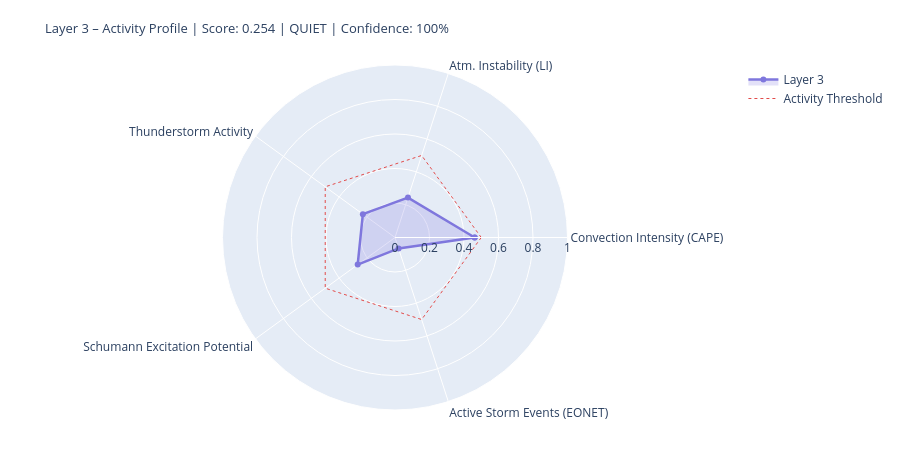

Write notebook code for a chart like this one.
### Markdown cell above
---
## 4. State Assessment & Handoff to Layer 4/5

### Code cell
# ============================================================
# LAYER-3-SCORE
# Five dynamic components
# ============================================================

def norm(v, lo, hi):
    if v is None or (isinstance(v, float) and math.isnan(v)): return None
    return round(max(0.0, min(1.0, (v - lo) / (hi - lo))), 4)

# --- 1) Convection intensity (global CAPE mean) ---
cape_mean = df_atm['cape'].dropna().mean() if not df_atm.empty else None
conv_score = norm(cape_mean, 0, 3000)
conv_src   = 'primary' if cape_mean is not None else 'missing'

# --- 2) Atmospheric instability (LI mean) ---
li_mean   = df_atm['li'].dropna().mean() if not df_atm.empty else None
# Negative LI = unstable → higher score
instab_score = norm(-li_mean if li_mean is not None else None, -6, 6)
instab_src   = 'primary' if li_mean is not None else 'missing'

# --- 3) Thunderstorm activity (mean thunder score + WMO count) ---
thunder_mean = df_atm['thunder_score'].mean() if not df_atm.empty else None
n_thunder    = int(df_atm['thunderstorm'].sum()) if not df_atm.empty else 0
thunder_score_val = norm(
    (thunder_mean or 0) * 0.7 + n_thunder * 0.1, 0, 1.0
) if thunder_mean is not None else None
thunder_src = 'primary'

# --- 4) Schumann excitation potential (weighted Schumann contribution) ---
schumann_pot = df_atm['schumann_contribution'].mean() if not df_atm.empty else None
# Boosted by Layer-2 thunderstorm trigger
if schumann_pot is not None and l2_thunder:
    schumann_pot = min(1.0, schumann_pot * 1.2)
schumann_score = norm(schumann_pot, 0, 1.0) if schumann_pot is not None else None
schumann_src   = 'derived'

# --- 5) Storm activity (NASA EONET) ---
# Distinction: None = data not loaded, 0.0 = loaded but no events
storm_score = None
storm_src   = 'missing'
if raw.get('storms') is not None:          # API reached successfully
    storm_score = norm(len(storm_events), 0, 30) if storm_events else 0.0
    storm_src   = 'primary'

# X-Ray and Kp: context only, not in dynamic score
# (X-Ray = Layer-0/4 driver; Kp = geomagnetic index, not a lightning proxy)
xray_context = None
if raw.get('xray'):
    df_xc = pd.DataFrame(raw['xray'])
    fc = next((c for c in df_xc.columns
               if any(k in c.lower() for k in ['flux','long']) and 'time' not in c.lower()),
              df_xc.columns[1])
    df_xc[fc] = pd.to_numeric(df_xc[fc], errors='coerce')
    xray_last = df_xc[fc].dropna().iloc[-1] if not df_xc[fc].dropna().empty else None
    if xray_last:
        xray_class = ('X' if xray_last>=1e-4 else 'M' if xray_last>=1e-5
                      else 'C' if xray_last>=1e-6 else 'B')
        xray_context = {'flux': float(xray_last), 'class': xray_class}
        print(f'X-Ray context: {xray_class}-class ({xray_last:.2e} W/m²)')

# --- Aggregate ---
COMPONENTS = {
    'Convection Intensity (CAPE)':  {'score': conv_score,       'source': conv_src,    'dynamic': True},
    'Atm. Instability (LI)':         {'score': instab_score,     'source': instab_src,  'dynamic': True},
    'Thunderstorm Activity':              {'score': thunder_score_val, 'source': thunder_src, 'dynamic': True},
    'Schumann Excitation Potential':   {'score': schumann_score,   'source': schumann_src,'dynamic': True},
    'Active Storm Events (EONET)': {'score': storm_score,      'source': storm_src,   'dynamic': True},
}

available   = {k: v['score'] for k, v in COMPONENTS.items() if v['score'] is not None}
unavailable = [k for k, v in COMPONENTS.items() if v['score'] is None]
layer3_score = round(sum(available.values()) / len(available), 4) if available else None
confidence   = round(len(available) / len(COMPONENTS), 2)
level = ('unknown' if layer3_score is None
         else 'quiet'   if layer3_score < 0.3
         else 'moderate' if layer3_score < 0.6
         else 'active')
dominant_l3 = max(available, key=available.get) if available else 'none'

# --- Ausgabe ---
W = 68
print('=' * W)
print('LAYER 3 – ATMOSPHERE / WEATHER / THUNDERSTORMS – STATE ASSESSMENT')
print('=' * W)
for name, comp in COMPONENTS.items():
    s = comp['score']
    if s is not None:
        bar = '█' * int(s * 20) + '░' * (20 - int(s * 20))
        print(f'  {name:<36} {bar}  {s:.3f}  [{comp["source"]}]')
    else:
        print(f'  {name:<36} {"─" * 20}  n/a   [missing]')
print('-' * W)
print(f'  Score:        {layer3_score:.3f}  ({len(available)}/{len(COMPONENTS)} components)')
print(f'  Confidence:   {confidence:.0%}')
print(f'  Level:        {level.upper()}')
print(f'  Dominant:     {dominant_l3}')
print(f'  CAPE mean:    {cape_mean:.0f} J/kg' if cape_mean else '  CAPE mean:    n/a')
print(f'  LI mean:      {li_mean:.1f} K' if li_mean is not None else '  LI mean:      n/a')
print(f'  Thunderstorms:{n_thunder} points (WMO)  +  {len(storm_events)} NASA EONET')
print('=' * W)

# Radar
cats   = list(available.keys())
vals_r = list(available.values())
if len(cats) >= 3:
    fig = go.Figure()
    fig.add_trace(go.Scatterpolar(
        r=vals_r + [vals_r[0]], theta=cats + [cats[0]],
        fill='toself', fillcolor='rgba(127,119,221,0.22)',
        line=dict(color='#7F77DD', width=2.5), name='Layer 3'
    ))
    fig.add_trace(go.Scatterpolar(
        r=[0.5] * (len(cats)+1), theta=cats + [cats[0]],
        line=dict(color='#E24B4A', dash='dot', width=1),
        mode='lines', name='Activity Threshold'
    ))
    fig.update_layout(
        title=dict(
            text=f'Layer 3 – Activity Profile | Score: {layer3_score:.3f} | {level.upper()} | Confidence: {confidence:.0%}',
            font=dict(size=13)
        ),
        polar=dict(radialaxis=dict(visible=True, range=[0, 1])),
        height=450, showlegend=True,
        margin=dict(l=60, r=60, t=65, b=40)
    )
    fig.show()

### Figure 1 — Plotly figure (JSON) as saved in the notebook; plotly's stock layout.template omitted (floating-point values rounded to 4 significant figures)
{"data": [{"fill": "toself", "fillcolor": "rgba(127,119,221,0.22)", "line": {"color": "#7F77DD", "width": 2.5}, "name": "Layer 3", "r": [0.462, 0.2433, 0.2303, 0.2674, 0.0667, 0.462], "theta": ["Convection Intensity (CAPE)", "Atm. Instability (LI)", "Thunderstorm Activity", "Schumann Excitation Potential", "Active Storm Events (EONET)", "Convection Intensity (CAPE)"], "type": "scatterpolar"}, {"line": {"color": "#E24B4A", "dash": "dot", "width": 1}, "mode": "lines", "name": "Activity Threshold", "r": [0.5, 0.5, 0.5, 0.5, 0.5, 0.5], "theta": ["Convection Intensity (CAPE)", "Atm. Instability (LI)", "Thunderstorm Activity", "Schumann Excitation Potential", "Active Storm Events (EONET)", "Convection Intensity (CAPE)"], "type": "scatterpolar"}], "layout": {"height": 450, "margin": {"b": 40, "l": 60, "r": 60, "t": 65}, "polar": {"radialaxis": {"range": [0, 1], "visible": true}}, "showlegend": true, "title": {"font": {"size": 13}, "text": "Layer 3 – Activity Profile | Score: 0.254 | QUIET | Confidence: 100%"}}}
